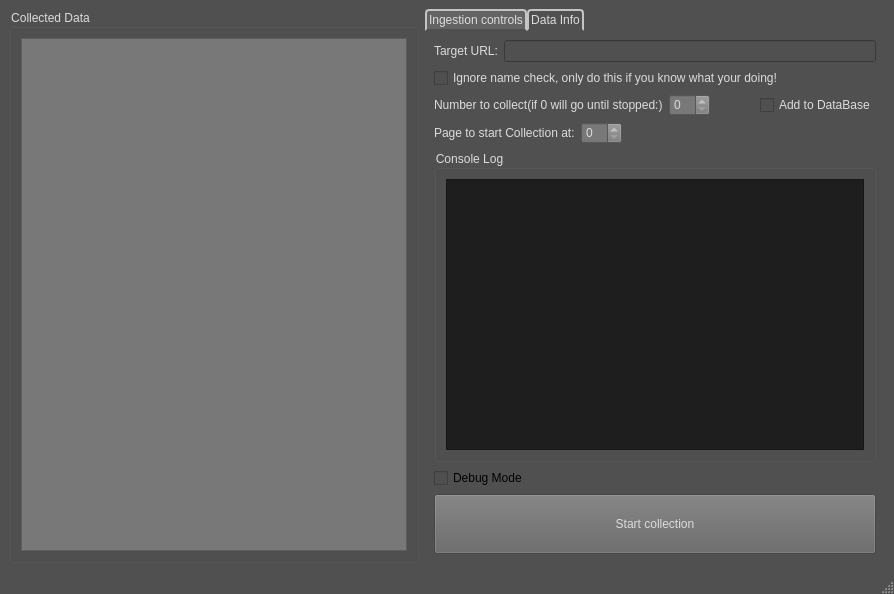
<?xml version="1.0" encoding="UTF-8"?>
<ui version="4.0">
 <class>MainWindow</class>
 <widget class="QMainWindow" name="MainWindow">
  <property name="geometry">
   <rect>
    <x>0</x>
    <y>0</y>
    <width>894</width>
    <height>594</height>
   </rect>
  </property>
  <property name="windowTitle">
   <string>Benzaiten Data collect</string>
  </property>
  <property name="autoFillBackground">
   <bool>false</bool>
  </property>
  <property name="styleSheet">
   <string notr="true">QMainWindow{
background: rgb(80, 80, 80);
}</string>
  </property>
  <widget class="QWidget" name="centralwidget">
   <property name="enabled">
    <bool>true</bool>
   </property>
   <layout class="QGridLayout" name="gridLayout_2">
    <item row="0" column="0">
     <widget class="QGroupBox" name="groupBox">
      <property name="minimumSize">
       <size>
        <width>100</width>
        <height>0</height>
       </size>
      </property>
      <property name="styleSheet">
       <string notr="true">QGroupBox{
background-color: rgb(80, 80, 80);
}
QGroupBox::title{
color: rgb(220, 220, 220)
}</string>
      </property>
      <property name="title">
       <string>Collected Data</string>
      </property>
      <layout class="QVBoxLayout" name="verticalLayout">
       <item>
        <widget class="QTreeWidget" name="collection_display">
         <property name="styleSheet">
          <string notr="true">QTreeWidget{
background: rgb(120, 120, 120)
}</string>
         </property>
         <property name="headerHidden">
          <bool>true</bool>
         </property>
         <column>
          <property name="text">
           <string notr="true">1</string>
          </property>
         </column>
        </widget>
       </item>
      </layout>
     </widget>
    </item>
    <item row="0" column="1">
     <widget class="QTabWidget" name="tabWidget">
      <property name="styleSheet">
       <string notr="true">QTabWidget::pane { /* The tab widget frame */
   background: rgb(80, 80, 80);
}

QTabBar::tab {
    background: rgb(80, 80, 80);
    border: 2px solid #C4C4C3;
    border-bottom-color: rgb(80, 80, 80);
    border-top-left-radius: 4px;
    border-top-right-radius: 4px;
	title-color: rgb(220, 220, 220);
    min-width: 8ex;
    padding: 2px;
}

QTabBar::tab::title {
	color: rgb(220, 220, 220);
}


QTabBar::tab::selected {
    background: rgb(100, 100, 100);
}</string>
      </property>
      <property name="currentIndex">
       <number>0</number>
      </property>
      <widget class="QWidget" name="ingest_ctrls">
       <property name="minimumSize">
        <size>
         <width>411</width>
         <height>0</height>
        </size>
       </property>
       <property name="styleSheet">
        <string notr="true">QWidget{
	background: rgb(80, 80, 80)
}</string>
       </property>
       <attribute name="title">
        <string>Ingestion controls</string>
       </attribute>
       <layout class="QVBoxLayout" name="verticalLayout_2">
        <item>
         <layout class="QHBoxLayout" name="horizontalLayout">
          <item>
           <widget class="QLabel" name="target_url_label">
            <property name="styleSheet">
             <string notr="true">QLabel{
	color: rgb(220, 220, 220);
}</string>
            </property>
            <property name="text">
             <string>Target URL:</string>
            </property>
           </widget>
          </item>
          <item>
           <widget class="QLineEdit" name="target_url">
            <property name="styleSheet">
             <string notr="true">QLineEdit{
	color: rgb(220, 220, 220)
}</string>
            </property>
           </widget>
          </item>
         </layout>
        </item>
        <item>
         <widget class="QCheckBox" name="ignore_name_check">
          <property name="styleSheet">
           <string notr="true">QCheckBox{
	color: rgb(220, 220, 220);
}</string>
          </property>
          <property name="text">
           <string>Ignore name check, only do this if you know what your doing!</string>
          </property>
         </widget>
        </item>
        <item>
         <layout class="QHBoxLayout" name="horizontalLayout_2">
          <item>
           <widget class="QLabel" name="collection_number_label">
            <property name="styleSheet">
             <string notr="true">QLabel{
	color: rgb(220, 220, 220);
}</string>
            </property>
            <property name="text">
             <string>Number to collect(if 0 will go until stopped:)</string>
            </property>
           </widget>
          </item>
          <item>
           <widget class="QSpinBox" name="number_to_collect">
            <property name="contextMenuPolicy">
             <enum>Qt::PreventContextMenu</enum>
            </property>
            <property name="styleSheet">
             <string notr="true">QSpinBox{
	color: rgb(220, 220, 220);
	background: rgb(120, 120, 120);
}
</string>
            </property>
           </widget>
          </item>
          <item>
           <spacer name="horizontalSpacer">
            <property name="orientation">
             <enum>Qt::Horizontal</enum>
            </property>
            <property name="sizeHint" stdset="0">
             <size>
              <width>40</width>
              <height>20</height>
             </size>
            </property>
           </spacer>
          </item>
          <item>
           <widget class="QCheckBox" name="add_to_data_base">
            <property name="styleSheet">
             <string notr="true">QCheckBox{
	color: rgb(220, 220, 220);
}</string>
            </property>
            <property name="text">
             <string>Add to DataBase</string>
            </property>
           </widget>
          </item>
         </layout>
        </item>
        <item>
         <layout class="QHBoxLayout" name="horizontalLayout_3">
          <item>
           <widget class="QLabel" name="label">
            <property name="styleSheet">
             <string notr="true">QLabel{
	color: rgb(220, 220, 220);
}</string>
            </property>
            <property name="text">
             <string>Page to start Collection at:</string>
            </property>
           </widget>
          </item>
          <item>
           <widget class="QSpinBox" name="spinBox">
            <property name="styleSheet">
             <string notr="true">QSpinBox{
	color: rgb(220, 220, 220);
	background: rgb(120, 120, 120);
}
</string>
            </property>
           </widget>
          </item>
          <item>
           <spacer name="horizontalSpacer_2">
            <property name="orientation">
             <enum>Qt::Horizontal</enum>
            </property>
            <property name="sizeHint" stdset="0">
             <size>
              <width>40</width>
              <height>20</height>
             </size>
            </property>
           </spacer>
          </item>
         </layout>
        </item>
        <item>
         <widget class="QGroupBox" name="groupBox_2">
          <property name="styleSheet">
           <string notr="true">QGroupBox{
background-color: rgb(80, 80, 80);
}
QGroupBox::title{
color: rgb(220, 220, 220)
}</string>
          </property>
          <property name="title">
           <string>Console Log</string>
          </property>
          <layout class="QVBoxLayout" name="verticalLayout_3">
           <item>
            <widget class="QTextBrowser" name="console_output">
             <property name="styleSheet">
              <string notr="true">QTextBrowser{
	color: rgb(200, 200, 200);
	background: rgb(30, 30, 30);
}</string>
             </property>
             <property name="lineWrapMode">
              <enum>QTextEdit::NoWrap</enum>
             </property>
             <property name="html">
              <string>&lt;!DOCTYPE HTML PUBLIC &quot;-//W3C//DTD HTML 4.0//EN&quot; &quot;http://www.w3.org/TR/REC-html40/strict.dtd&quot;&gt;
&lt;html&gt;&lt;head&gt;&lt;meta name=&quot;qrichtext&quot; content=&quot;1&quot; /&gt;&lt;style type=&quot;text/css&quot;&gt;
p, li { white-space: pre-wrap; }
&lt;/style&gt;&lt;/head&gt;&lt;body style=&quot; font-family:'MS Shell Dlg 2'; font-size:8.25pt; font-weight:400; font-style:normal;&quot;&gt;
&lt;p style=&quot;-qt-paragraph-type:empty; margin-top:0px; margin-bottom:0px; margin-left:0px; margin-right:0px; -qt-block-indent:0; text-indent:0px;&quot;&gt;&lt;br /&gt;&lt;/p&gt;&lt;/body&gt;&lt;/html&gt;</string>
             </property>
             <property name="overwriteMode">
              <bool>false</bool>
             </property>
             <property name="tabStopWidth">
              <number>90</number>
             </property>
             <property name="tabStopDistance">
              <double>90.000000000000000</double>
             </property>
             <property name="cursorWidth">
              <number>1</number>
             </property>
            </widget>
           </item>
          </layout>
         </widget>
        </item>
        <item>
         <widget class="QCheckBox" name="chkbx_debug_mode">
          <property name="text">
           <string>Debug Mode</string>
          </property>
         </widget>
        </item>
        <item>
         <widget class="QPushButton" name="start_collection">
          <property name="minimumSize">
           <size>
            <width>0</width>
            <height>60</height>
           </size>
          </property>
          <property name="styleSheet">
           <string notr="true">QPushButton{
	color: rgb(220, 220, 220);
	background: rgb(100, 100, 100);
}</string>
          </property>
          <property name="text">
           <string>Start collection</string>
          </property>
         </widget>
        </item>
       </layout>
      </widget>
      <widget class="QWidget" name="data_info">
       <attribute name="title">
        <string>Data Info</string>
       </attribute>
      </widget>
     </widget>
    </item>
   </layout>
  </widget>
  <widget class="QMenuBar" name="menubar">
   <property name="geometry">
    <rect>
     <x>0</x>
     <y>0</y>
     <width>894</width>
     <height>22</height>
    </rect>
   </property>
  </widget>
  <widget class="QStatusBar" name="statusbar"/>
 </widget>
 <resources/>
 <connections/>
</ui>
